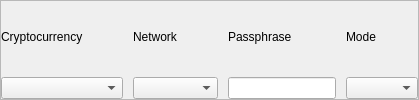
        <widget class="QFrame" name="cryptoAndNetworkContainerQFrame">
         <property name="frameShape">
          <enum>QFrame::Shape::StyledPanel</enum>
         </property>
         <property name="frameShadow">
          <enum>QFrame::Shadow::Raised</enum>
         </property>
         <layout class="QHBoxLayout" name="horizontalLayout">
          <property name="spacing">
           <number>10</number>
          </property>
          <property name="leftMargin">
           <number>0</number>
          </property>
          <property name="topMargin">
           <number>0</number>
          </property>
          <property name="rightMargin">
           <number>0</number>
          </property>
          <property name="bottomMargin">
           <number>0</number>
          </property>
          <item>
           <layout class="QHBoxLayout" name="bip38LogoHLayout">
            <property name="spacing">
             <number>0</number>
            </property>
           </layout>
          </item>
          <item>
           <widget class="QFrame" name="cryptocurrencyContainerQFrame">
            <property name="maximumSize">
             <size>
              <width>150</width>
              <height>16777215</height>
             </size>
            </property>
            <layout class="QVBoxLayout" name="cryptocurrencyContainerQFrameVLayout">
             <property name="spacing">
              <number>5</number>
             </property>
             <property name="leftMargin">
              <number>0</number>
             </property>
             <property name="topMargin">
              <number>0</number>
             </property>
             <property name="rightMargin">
              <number>0</number>
             </property>
             <property name="bottomMargin">
              <number>0</number>
             </property>
             <item>
              <widget class="QFrame" name="cryptocurrencyLabelContainerQFrame">
               <layout class="QHBoxLayout" name="cryptocurrencyLabelContainerQFrameHLayout">
                <property name="spacing">
                 <number>15</number>
                </property>
                <property name="leftMargin">
                 <number>0</number>
                </property>
                <property name="topMargin">
                 <number>0</number>
                </property>
                <property name="rightMargin">
                 <number>0</number>
                </property>
                <property name="bottomMargin">
                 <number>0</number>
                </property>
                <item>
                 <widget class="QLabel" name="cryptocurrencyQLabel">
                  <property name="text">
                   <string>Cryptocurrency</string>
                  </property>
                 </widget>
                </item>
                <item>
                 <spacer name="cryptocurrencyLabelContainerQFrameHSpacer">
                  <property name="orientation">
                   <enum>Qt::Orientation::Horizontal</enum>
                  </property>
                  <property name="sizeHint" stdset="0">
                   <size>
                    <width>40</width>
                    <height>20</height>
                   </size>
                  </property>
                 </spacer>
                </item>
               </layout>
              </widget>
             </item>
             <item>
              <widget class="QComboBox" name="cryptocurrencyQComboBox">
               <property name="placeholderText">
                <string>(Select)</string>
               </property>
              </widget>
             </item>
            </layout>
           </widget>
          </item>
          <item>
           <widget class="QFrame" name="networkContainerQFrame">
            <property name="maximumSize">
             <size>
              <width>115</width>
              <height>16777215</height>
             </size>
            </property>
            <layout class="QVBoxLayout" name="networkContainerQFrameVLayout">
             <property name="spacing">
              <number>5</number>
             </property>
             <property name="leftMargin">
              <number>0</number>
             </property>
             <property name="topMargin">
              <number>0</number>
             </property>
             <property name="rightMargin">
              <number>0</number>
             </property>
             <property name="bottomMargin">
              <number>0</number>
             </property>
             <item>
              <widget class="QFrame" name="networkLabelContainerQFrame">
               <layout class="QHBoxLayout" name="networkLabelContainerQFrameHLayout">
                <property name="spacing">
                 <number>15</number>
                </property>
                <property name="leftMargin">
                 <number>0</number>
                </property>
                <property name="topMargin">
                 <number>0</number>
                </property>
                <property name="rightMargin">
                 <number>0</number>
                </property>
                <property name="bottomMargin">
                 <number>0</number>
                </property>
                <item>
                 <widget class="QLabel" name="networkQLabel">
                  <property name="text">
                   <string>Network</string>
                  </property>
                 </widget>
                </item>
                <item>
                 <spacer name="networkLabelContainerQFrameHSpacer">
                  <property name="orientation">
                   <enum>Qt::Orientation::Horizontal</enum>
                  </property>
                  <property name="sizeHint" stdset="0">
                   <size>
                    <width>40</width>
                    <height>20</height>
                   </size>
                  </property>
                 </spacer>
                </item>
               </layout>
              </widget>
             </item>
             <item>
              <widget class="QComboBox" name="networkQComboBox">
               <property name="placeholderText">
                <string>(Select)</string>
               </property>
              </widget>
             </item>
            </layout>
           </widget>
          </item>
          <item>
           <widget class="QFrame" name="passphraseContainerQFrame">
            <layout class="QVBoxLayout" name="passphraseContainerQFrameVLayout">
             <property name="spacing">
              <number>5</number>
             </property>
             <property name="leftMargin">
              <number>0</number>
             </property>
             <property name="topMargin">
              <number>0</number>
             </property>
             <property name="rightMargin">
              <number>0</number>
             </property>
             <property name="bottomMargin">
              <number>0</number>
             </property>
             <item>
              <widget class="QFrame" name="passphraseLabelContainerQFrame">
               <layout class="QHBoxLayout" name="passphraseLabelContainerQFrameHLayout">
                <property name="spacing">
                 <number>15</number>
                </property>
                <property name="leftMargin">
                 <number>0</number>
                </property>
                <property name="topMargin">
                 <number>0</number>
                </property>
                <property name="rightMargin">
                 <number>0</number>
                </property>
                <property name="bottomMargin">
                 <number>0</number>
                </property>
                <item>
                 <widget class="QLabel" name="passphraseQLabel">
                  <property name="text">
                   <string>Passphrase</string>
                  </property>
                 </widget>
                </item>
                <item>
                 <spacer name="passphraseLabelContainerQFrameHSpacer">
                  <property name="orientation">
                   <enum>Qt::Orientation::Horizontal</enum>
                  </property>
                  <property name="sizeHint" stdset="0">
                   <size>
                    <width>40</width>
                    <height>20</height>
                   </size>
                  </property>
                 </spacer>
                </item>
               </layout>
              </widget>
             </item>
             <item>
              <widget class="QLineEdit" name="passphraseQLineEdit"/>
             </item>
            </layout>
           </widget>
          </item>
          <item>
           <widget class="QFrame" name="modeContainerQFrame">
            <property name="maximumSize">
             <size>
              <width>145</width>
              <height>16777215</height>
             </size>
            </property>
            <layout class="QVBoxLayout" name="modeContainerQFrameVLayout">
             <property name="spacing">
              <number>5</number>
             </property>
             <property name="leftMargin">
              <number>0</number>
             </property>
             <property name="topMargin">
              <number>0</number>
             </property>
             <property name="rightMargin">
              <number>0</number>
             </property>
             <property name="bottomMargin">
              <number>0</number>
             </property>
             <item>
              <widget class="QFrame" name="modeLabelContainerQFrame">
               <layout class="QHBoxLayout" name="modeLabelContainerQFrameHLayout">
                <property name="spacing">
                 <number>15</number>
                </property>
                <property name="leftMargin">
                 <number>0</number>
                </property>
                <property name="topMargin">
                 <number>0</number>
                </property>
                <property name="rightMargin">
                 <number>0</number>
                </property>
                <property name="bottomMargin">
                 <number>0</number>
                </property>
                <item>
                 <widget class="QLabel" name="modeQLabel">
                  <property name="text">
                   <string>Mode</string>
                  </property>
                 </widget>
                </item>
                <item>
                 <spacer name="modeLabelContainerQFrameHSpacer">
                  <property name="orientation">
                   <enum>Qt::Orientation::Horizontal</enum>
                  </property>
                  <property name="sizeHint" stdset="0">
                   <size>
                    <width>40</width>
                    <height>20</height>
                   </size>
                  </property>
                 </spacer>
                </item>
               </layout>
              </widget>
             </item>
             <item>
              <widget class="QComboBox" name="modeQComboBox">
               <property name="placeholderText">
                <string>(Select)</string>
               </property>
              </widget>
             </item>
            </layout>
           </widget>
          </item>
         </layout>
        </widget>
